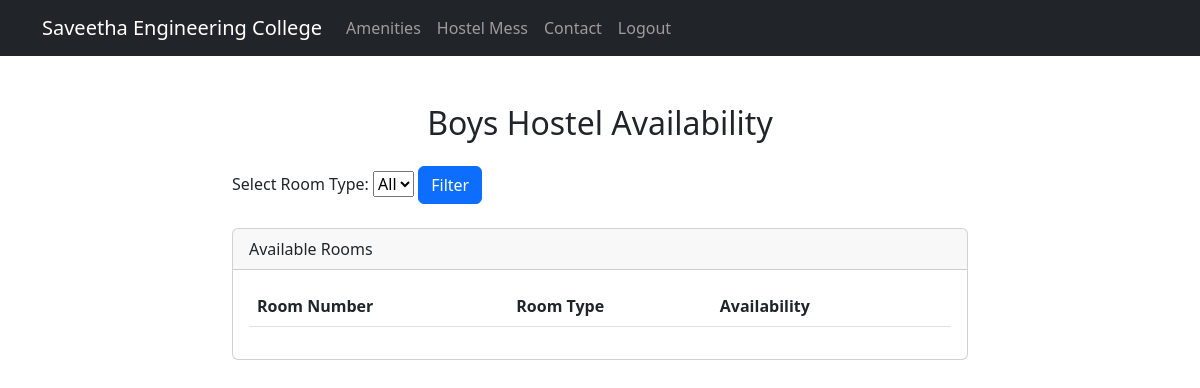
The app's page /availability/boys/ (signed in), older data.
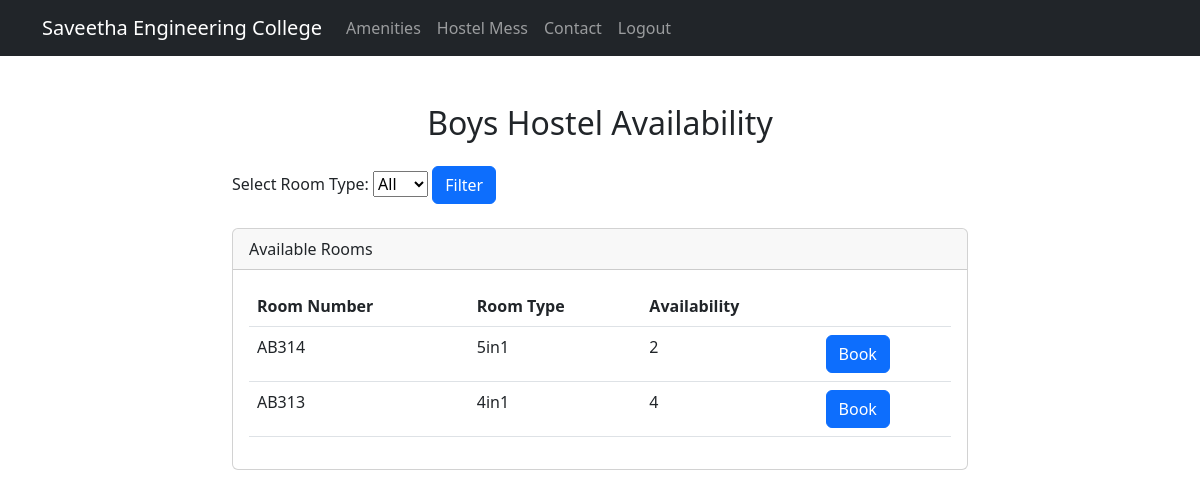
The same page, newer data.
### SelectionApp/models.py (models this page shows, shortened)
class Room(models.Model):
    hostel = models.ForeignKey(Hostel, on_delete=models.CASCADE)
    room_number = models.CharField(max_length=10)
    room_type = models.CharField(max_length=10, blank=True)
    availability = models.PositiveIntegerField(default=0)

### SelectionApp/views.py (the view)
# urls.py: path('availability/<str:hostel>/', views.availability, name='availability'),
@login_required(login_url='login')
def availability(request, hostel):
    if hostel == 'boys':
        return availability_boys(request)
    elif hostel == 'girls':
        return availability_girls(request)
    else:
        return redirect('home')

### SelectionApp/views.py (called while the page is built)
@login_required(login_url='login')
def availability_boys(request):
    boys_hostel = Hostel.objects.get(name='boys')
    boys_rooms = Room.objects.filter(hostel=boys_hostel, availability__gt=0)
    room_types = Room.objects.filter(hostel=boys_hostel, availability__gt=0).values_list('room_type', flat=True).distinct()
    if request.method == 'GET':
        room_type_filter = request.GET.get('room_type')
        if room_type_filter:
            boys_rooms = boys_rooms.filter(room_type=room_type_filter)
    return render(request, 'availability_boys.html', {'rooms': boys_rooms, 'room_types': room_types})

### SelectionApp/templates/availability_boys.html (shortened to what this page needs)
{% extends 'base.html' %}
{% block content %}
    <div class="row justify-content-center">
        <div class="col-md-8">
            <h2 class="text-center my-4">Boys Hostel Availability</h2>
            <form method="GET" action="{% url 'availability' hostel='boys' %}">
                <label for="room_type">Select Room Type:</label>
                <select name="room_type" id="room_type">
                    <option value="">All</option>
                </select>
                <button type="submit" class="btn btn-primary">Filter</button>
            </form>
            <div class="card mt-4">
                <div class="card-header">
                    Available Rooms
                </div>
                <div class="card-body">
                    <table class="table">
                        <thead>
                            <tr>
                                <th scope="col">Room Number</th>
                                <th scope="col">Room Type</th>
                                <th scope="col">Availability</th>
                                <th scope="col"></th>
                            </tr>
                        </thead>
                        <tbody>
                            {% for room in rooms %}
                                <tr>
                                    <td>{{ room.room_number }}</td>
                                    <td>{{ room.room_type }}</td>
                                    <td>{{ room.availability }}</td>
                                    <td>
                                        <a href="{% url 'room_form' room_id=room.id %}" class="btn btn-primary">Book</a>
                                    </td>
                                </tr>
                            {% endfor %}
                        </tbody>
                    </table>
                </div>
            </div>
        </div>
    </div>
{% endblock %}

### SelectionApp/templates/base.html (shortened to what this page needs)
{% load static %}
<!DOCTYPE html>
<html lang="en">
<head>
    <link rel="stylesheet" href="{% static 'css/bootstrap.min.css' %}">
</head>
<body>
    <nav class="navbar navbar-expand-lg navbar-dark bg-dark">
        <div class="container">
            <a class="navbar-brand" href="{% url 'home' %}">Saveetha Engineering College</a>
            <div class="collapse navbar-collapse" id="navbarNav">
                <ul class="navbar-nav ml-auto">
                    <li class="nav-item">
                        <a class="nav-link" href="{% url 'amenities' %}">Amenities</a>
                    </li>
                    <li class="nav-item">
                        <a class="nav-link" href="{% url 'mess' %}">Hostel Mess</a>
                    </li>
                    <li class="nav-item">
                        <a class="nav-link" href="{% url 'contact' %}">Contact</a>
                    </li>
                    {% if request.user.is_authenticated %}
                        <li class="nav-item">
                            <a class="nav-link" href="{% url 'logout' %}">Logout</a>
                        </li>
                    {% endif %}
                </ul>
            </div>
        </div>
    </nav>
    <div class="container mt-4">
        {% block content %}
        {% endblock %}
    </div>
</body>
</html>

Row changes from the older to the newer data that the page shows:
added Room: room_number "AB314", room_type "5in1", availability "2"
added Room: room_number "AB313", room_type "4in1", availability "4"
